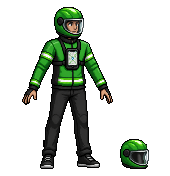
#> input picture art/characters/abang-ojol/rig/source_gpt-image-2-low.png, 170 x 176 px
$ python upscale.py ../art/characters/abang-ojol/rig/source_gpt-image-2-low.png
#> lines starting #> are read from the running program, lines starting #| are printed output that depends on the picture
#!/usr/bin/env python3
"""Perbesar PNG pixel art dengan kelipatan bulat (nearest-neighbor).

Contoh:
  python3 tools/upscale.py art/characters/mahasiswa/indofight_char_mahasiswa_splash.png        # 4x
  python3 tools/upscale.py art/characters/mahasiswa --scale 4 --out export/4x                  # satu folder
Hasil diberi akhiran _4x.png kecuali --out diisi.
"""
import argparse
import os
import sys

from PIL import Image


def up(src, dst, n):
#> called with n = 4
    im = Image.open(src)
#> im is the input picture: PIL image 170x176 RGBA; mean R, G, B, A 45, 72.9, 39, 59.7
    im.resize((im.width * n, im.height * n), Image.NEAREST).save(dst)
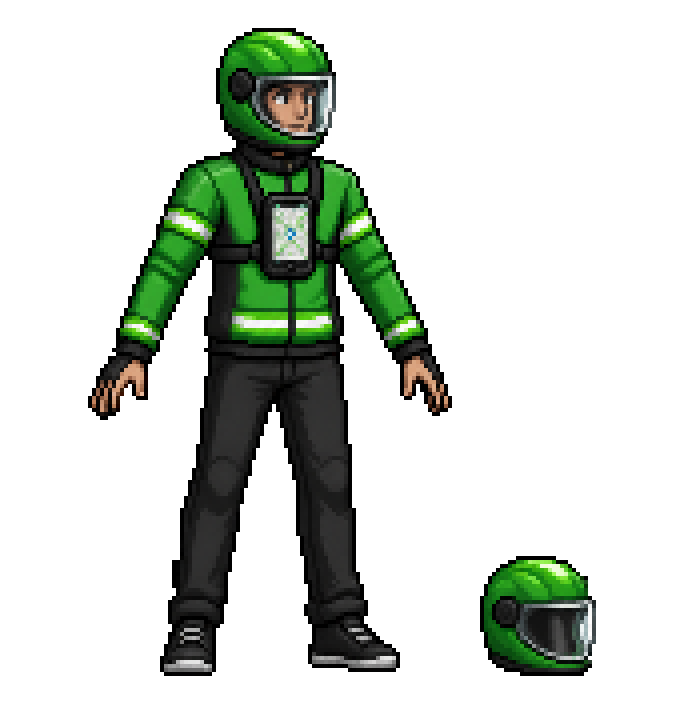
#> saved as source_gpt-image-2-low_4x.png: PIL image 680x704 RGBA; mean R, G, B, A 45, 72.9, 39, 59.7; transparent parts drawn white
    print(f"{src} -> {dst} ({im.width * n} x {im.height * n})")
#| ../art/characters/abang-ojol/rig/source_gpt-image-2-low.png -> ../art/characters/abang-ojol/rig/source_gpt-image-2-low_4x.png (680 x 704)


def main():
    ap = argparse.ArgumentParser()
    ap.add_argument("path")
    ap.add_argument("--scale", type=int, default=4)
    ap.add_argument("--out", help="folder hasil")
    a = ap.parse_args()
    if a.scale < 1:
        sys.exit("scale harus bilangan bulat >= 1")
    files = []
    if os.path.isdir(a.path):
        files = [os.path.join(a.path, f) for f in sorted(os.listdir(a.path)) if f.lower().endswith(".png") and "_%dx" % a.scale not in f]
    else:
        files = [a.path]
    for f in files:
        if a.out:
            os.makedirs(a.out, exist_ok=True)
            dst = os.path.join(a.out, os.path.basename(f))
            if os.path.abspath(dst) == os.path.abspath(f):
                sys.exit("--out tidak boleh folder sumber: gambar asli akan tertimpa")
        else:
            dst = f[:-4] + f"_{a.scale}x.png"
        up(f, dst, a.scale)


if __name__ == "__main__":
    main()
